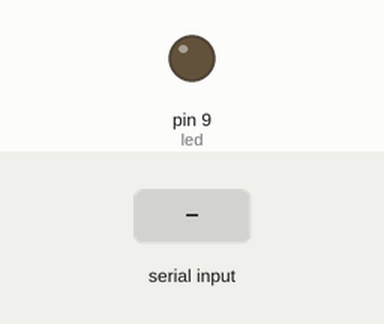
Recording of a sketch running on a simulated Arduino Uno, built with avr-gcc and run on an emulated ATmega328P. Parts: output pins drawn as LEDs (lit = HIGH). The inputs (shaded band) are chosen by the test bench.

Above: at 1.2 s.
1.3 s: "H" received over Serial
At 2.1 s:
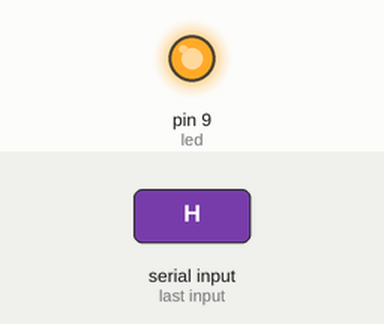
2.8 s: "1" received over Serial
At 3.3 s:
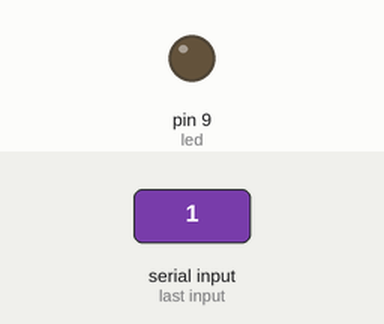
Timing chart, 0 to 5.8 s (numbered marks = the images above; inputs shaded):
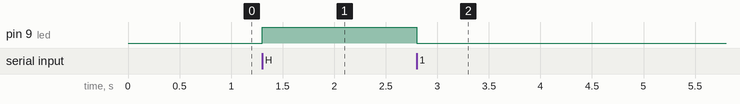

Measured:
- after the input at 1.3 s, pin 9 (led): LOW → HIGH at once
- after the input at 2.8 s, pin 9 (led): HIGH → LOW at once

The sketch:

11-3-1.ino
```cpp
char val = 'H';
int led = 9;

void setup() {
  Serial.begin(9600);
  pinMode(led, OUTPUT);
}

void loop() {
  if(Serial.available()>0){
    val = Serial.read();
    if(val == 'H'){
      digitalWrite(led, HIGH);
    } else {
      digitalWrite(led, LOW);
    }
  }

}
```
